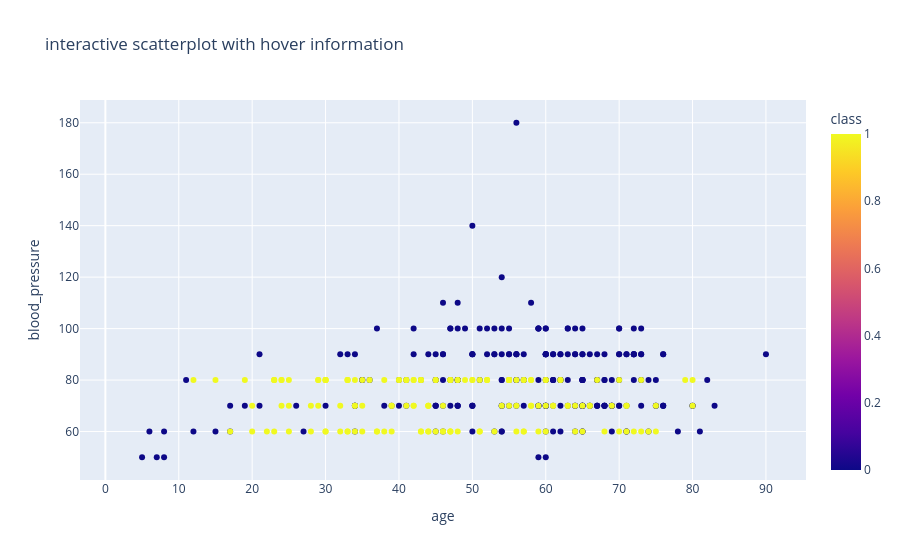

The notebook cell this image was saved under:
### Code cell
a = px.scatter(df, x='age', y='blood_pressure', color='class', hover_data=['serum_creatinine', 'haemoglobin'], title="interactive scatterplot with hover information")
a.show()

### Figure 1 — Plotly figure (JSON) as saved in the notebook; plotly's stock layout.template omitted (floating-point values rounded to 4 significant figures; data arrays with more than 128 entries replaced by an {"elided": "..."} marker saying what was removed)
{"data": [{"customdata": {"elided": "400x2 float values"}, "hovertemplate": "age=%{x}<br>blood_pressure=%{y}<br>serum_creatinine=%{customdata[0]}<br>haemoglobin=%{customdata[1]}<br>class=%{marker.color}<extra></extra>", "legendgroup": "", "marker": {"color": {"elided": "400 int values"}, "coloraxis": "coloraxis", "symbol": "circle"}, "mode": "markers", "name": "", "orientation": "v", "showlegend": false, "type": "scatter", "x": {"elided": "400 int values"}, "xaxis": "x", "y": {"elided": "400 int values"}, "yaxis": "y"}], "layout": {"coloraxis": {"colorbar": {"title": {"text": "class"}}, "colorscale": [[0, "#0d0887"], [0.1111, "#46039f"], [0.2222, "#7201a8"], [0.3333, "#9c179e"], [0.4444, "#bd3786"], [0.5556, "#d8576b"], [0.6667, "#ed7953"], [0.7778, "#fb9f3a"], [0.8889, "#fdca26"], [1, "#f0f921"]]}, "legend": {"tracegroupgap": 0}, "title": {"text": "interactive scatterplot with hover information"}, "xaxis": {"anchor": "y", "domain": [0, 1], "title": {"text": "age"}}, "yaxis": {"anchor": "x", "domain": [0, 1], "title": {"text": "blood_pressure"}}}}
